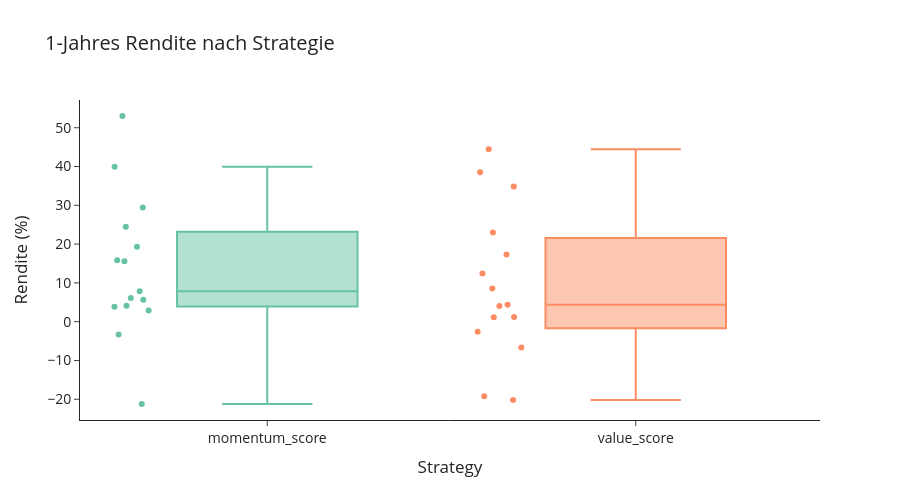
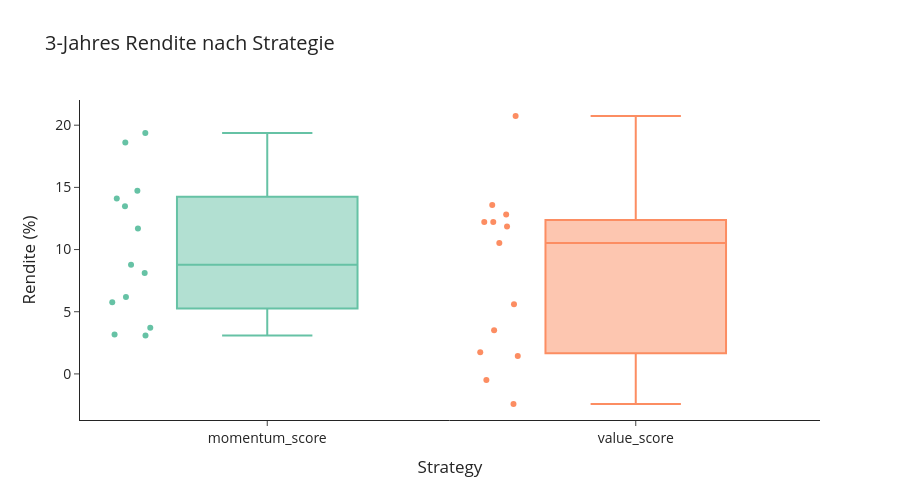
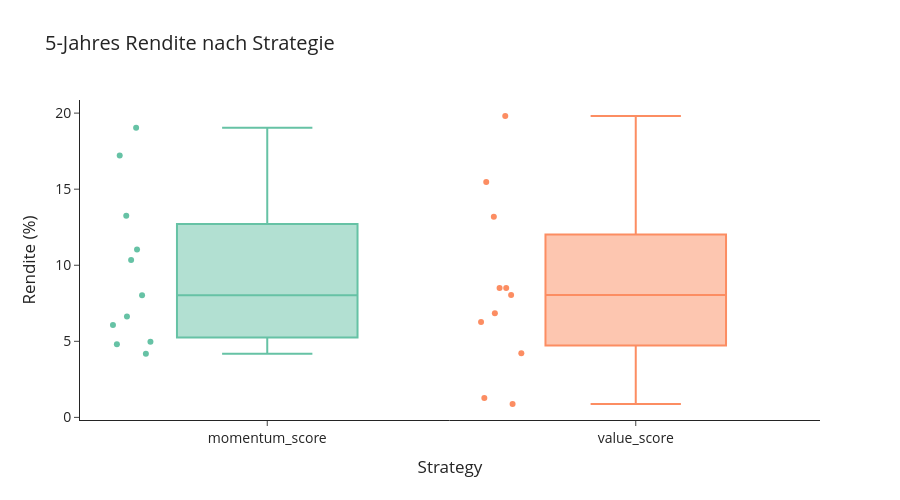

Notebook cell for these charts, in order:
### Code cell
df["horizon"] = df["sellyear"] - df["buyyear"]

df = df[df["horizon"].isin([1,3,5])]

horizons = [1,3,5]

print(df.pivot_table(
    index="sellyear",
    columns=["strategy", "horizon"],
    values="rendite"
    ).describe().T)

for h in horizons:
    df_filtered = df[df["horizon"] == h]
    
    fig = px.box(
        df_filtered,
        x="strategy",
        y="rendite",
        title=f"{h}-Jahres Rendite nach Strategie ",
        color="strategy",  # sorgt für unterschiedliche Farben
        color_discrete_sequence=px.colors.qualitative.Set2,
        points="all" 
    )
    fig.update_yaxes(title="Rendite (%)")
    fig.update_xaxes(title="Strategy")



    fig.update_layout(
        width=900,
        height=500,
        title_font_size=20,
        font=dict(size=14),
        template="simple_white",
        showlegend=False
    )
   
    fig.show()
    output_dir = Path(save_path) / sector_name.lower().replace(" ", "_")
    output_dir.mkdir(parents=True, exist_ok=True)

    file_path = output_dir / f"{h}_year_distribution.png"
    fig.write_image(file_path)

### Figure 1 — Plotly figure (JSON) as saved in the notebook; plotly's stock layout.template omitted (floating-point values rounded to 4 significant figures)
{"data": [{"alignmentgroup": "True", "boxpoints": "all", "hovertemplate": "strategy=%{x}<br>rendite=%{y}<extra></extra>", "legendgroup": "momentum_score", "marker": {"color": "rgb(102,194,165)"}, "name": "momentum_score", "notched": false, "offsetgroup": "momentum_score", "orientation": "v", "showlegend": true, "type": "box", "x": ["momentum_score", "momentum_score", "momentum_score", "momentum_score", "momentum_score", "momentum_score", "momentum_score", "momentum_score", "momentum_score", "momentum_score", "momentum_score", "momentum_score", "momentum_score", "momentum_score", "momentum_score"], "x0": " ", "xaxis": "x", "y": [39.97, 5.64, 4.1, 29.46, 2.89, 3.86, 15.6, -3.28, 24.45, 7.82, 53.02, -21.22, 15.84, 19.29, 6.1], "y0": " ", "yaxis": "y"}, {"alignmentgroup": "True", "boxpoints": "all", "hovertemplate": "strategy=%{x}<br>rendite=%{y}<extra></extra>", "legendgroup": "value_score", "marker": {"color": "rgb(252,141,98)"}, "name": "value_score", "notched": false, "offsetgroup": "value_score", "orientation": "v", "showlegend": true, "type": "box", "x": ["value_score", "value_score", "value_score", "value_score", "value_score", "value_score", "value_score", "value_score", "value_score", "value_score", "value_score", "value_score", "value_score", "value_score", "value_score"], "x0": " ", "xaxis": "x", "y": [34.82, 12.4, 4.05, 38.51, 1.12, 4.35, 1.23, -2.61, 22.99, -19.19, 44.44, -20.18, 17.34, 8.53, -6.68], "y0": " ", "yaxis": "y"}], "layout": {"boxmode": "overlay", "font": {"size": 14}, "height": 500, "legend": {"title": {"text": "strategy"}, "tracegroupgap": 0}, "showlegend": false, "title": {"font": {"size": 20}, "text": "1-Jahres Rendite nach Strategie "}, "width": 900, "xaxis": {"anchor": "y", "categoryarray": ["momentum_score", "value_score"], "categoryorder": "array", "domain": [0, 1], "title": {"text": "Strategy"}}, "yaxis": {"anchor": "x", "domain": [0, 1], "title": {"text": "Rendite (%)"}}}}

### Figure 2 — Plotly figure (JSON) as saved in the notebook; plotly's stock layout.template omitted (floating-point values rounded to 4 significant figures)
{"data": [{"alignmentgroup": "True", "boxpoints": "all", "hovertemplate": "strategy=%{x}<br>rendite=%{y}<extra></extra>", "legendgroup": "momentum_score", "marker": {"color": "rgb(102,194,165)"}, "name": "momentum_score", "notched": false, "offsetgroup": "momentum_score", "orientation": "v", "showlegend": true, "type": "box", "x": ["momentum_score", "momentum_score", "momentum_score", "momentum_score", "momentum_score", "momentum_score", "momentum_score", "momentum_score", "momentum_score", "momentum_score", "momentum_score", "momentum_score", "momentum_score"], "x0": " ", "xaxis": "x", "y": [19.38, 8.78, 13.48, 11.7, 3.71, 3.09, 14.1, 14.72, 18.61, 5.77, 6.19, 3.16, 8.11], "y0": " ", "yaxis": "y"}, {"alignmentgroup": "True", "boxpoints": "all", "hovertemplate": "strategy=%{x}<br>rendite=%{y}<extra></extra>", "legendgroup": "value_score", "marker": {"color": "rgb(252,141,98)"}, "name": "value_score", "notched": false, "offsetgroup": "value_score", "orientation": "v", "showlegend": true, "type": "box", "x": ["value_score", "value_score", "value_score", "value_score", "value_score", "value_score", "value_score", "value_score", "value_score", "value_score", "value_score", "value_score", "value_score"], "x0": " ", "xaxis": "x", "y": [20.74, 12.22, 12.81, 12.22, -0.48, 1.44, 5.61, 1.74, 13.59, -2.42, 10.52, 3.52, 11.85], "y0": " ", "yaxis": "y"}], "layout": {"boxmode": "overlay", "font": {"size": 14}, "height": 500, "legend": {"title": {"text": "strategy"}, "tracegroupgap": 0}, "showlegend": false, "title": {"font": {"size": 20}, "text": "3-Jahres Rendite nach Strategie "}, "width": 900, "xaxis": {"anchor": "y", "categoryarray": ["momentum_score", "value_score"], "categoryorder": "array", "domain": [0, 1], "title": {"text": "Strategy"}}, "yaxis": {"anchor": "x", "domain": [0, 1], "title": {"text": "Rendite (%)"}}}}

### Figure 3 — Plotly figure (JSON) as saved in the notebook; plotly's stock layout.template omitted (floating-point values rounded to 4 significant figures)
{"data": [{"alignmentgroup": "True", "boxpoints": "all", "hovertemplate": "strategy=%{x}<br>rendite=%{y}<extra></extra>", "legendgroup": "momentum_score", "marker": {"color": "rgb(102,194,165)"}, "name": "momentum_score", "notched": false, "offsetgroup": "momentum_score", "orientation": "v", "showlegend": true, "type": "box", "x": ["momentum_score", "momentum_score", "momentum_score", "momentum_score", "momentum_score", "momentum_score", "momentum_score", "momentum_score", "momentum_score", "momentum_score", "momentum_score"], "x0": " ", "xaxis": "x", "y": [19.04, 13.26, 11.04, 8.03, 4.81, 6.08, 17.21, 10.35, 6.63, 4.97, 4.18], "y0": " ", "yaxis": "y"}, {"alignmentgroup": "True", "boxpoints": "all", "hovertemplate": "strategy=%{x}<br>rendite=%{y}<extra></extra>", "legendgroup": "value_score", "marker": {"color": "rgb(252,141,98)"}, "name": "value_score", "notched": false, "offsetgroup": "value_score", "orientation": "v", "showlegend": true, "type": "box", "x": ["value_score", "value_score", "value_score", "value_score", "value_score", "value_score", "value_score", "value_score", "value_score", "value_score", "value_score"], "x0": " ", "xaxis": "x", "y": [19.81, 15.47, 8.51, 6.84, 1.28, 0.88, 8.05, 4.22, 6.27, 8.51, 13.19], "y0": " ", "yaxis": "y"}], "layout": {"boxmode": "overlay", "font": {"size": 14}, "height": 500, "legend": {"title": {"text": "strategy"}, "tracegroupgap": 0}, "showlegend": false, "title": {"font": {"size": 20}, "text": "5-Jahres Rendite nach Strategie "}, "width": 900, "xaxis": {"anchor": "y", "categoryarray": ["momentum_score", "value_score"], "categoryorder": "array", "domain": [0, 1], "title": {"text": "Strategy"}}, "yaxis": {"anchor": "x", "domain": [0, 1], "title": {"text": "Rendite (%)"}}}}
